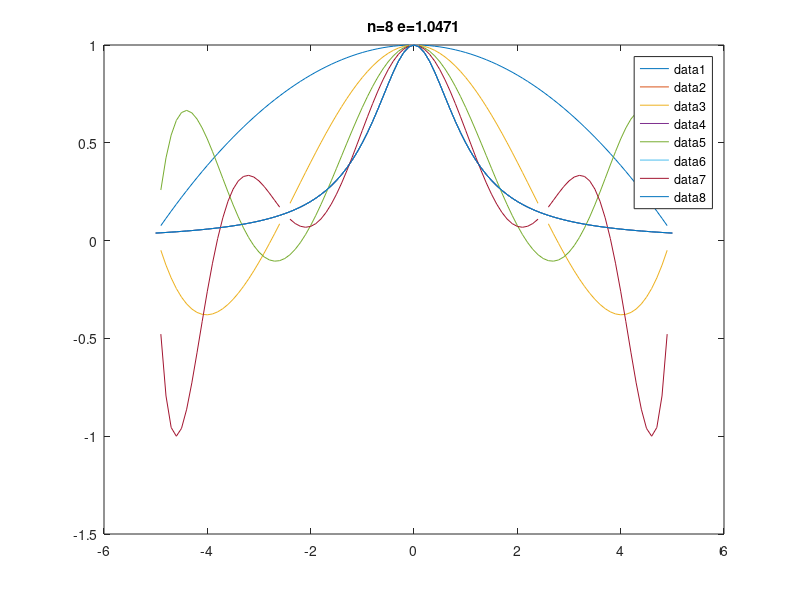

MATLAB code for this plot:
## Functions z(Ai) is used for computing L(lagrange)

##1
clear

##sum from 1 to n with i != j
function z = Ai(i,x)
  m = length(x);
  p = 1;
for j = 1:m
  if i~=j
    p = p*(x(i)-x(j));
  endif
end
z = 1/p; ## inverse the result
endfunction

%%Lmf(x)
%%x = xx is my input
%%xi = x(i)
function L = lagrange(x,y,xx)  

m = length(x);
P = zeros(1,m);
N = length(xx);
L = zeros(1,N);
for j = 1:N
  s1 = 0;
  s2 = 0;
  for i = 1:m
    P(i) = Ai(i,x);
  s1 = s1 + P(i)*y(i)/(xx(j)-x(i));
  s2 = s2 + P(i)/(xx(j)-x(i));
endfor
L(j) = s1/s2;
end
endfunction

x = 1930:10:1980; ## years going from 10 to 10
y = [123203, 131669, 150697, 179323, 203212, 226505]; ##values from the table
xx = [1955,1995]; ## required years
  
disp("Ex 1 : ")  
result = lagrange(x,y,xx);
disp("For 1955 : ");
disp(floor(result(1)));
disp("For 1995 : ");
disp(floor(result(2)));
disp("\n")

##2
clear


function z = Ai(i,x)
  m = length(x);
  p = 1;
for j = 1:m
  if i~=j
    p = p*(x(i)-x(j));
  endif
end
z = 1/p;
endfunction

function L = lagrange(x,y,xx)  

m = length(x);
P = zeros(1,m);
N = length(xx);
L = zeros(1,N);
for j = 1:N
  s1 = 0;
  s2 = 0;
  for i = 1:m
    P(i) = Ai(i,x);
  s1 = s1 + P(i)*y(i)/(xx(j)-x(i));
  s2 = s2 + P(i)/(xx(j)-x(i));
endfor
L(j) = s1/s2;
end
endfunction

x = [225 256 289]; 
y = [15 16 17];
xx = [115];

disp("Ex 2 :")  
lagrange(x,y,xx)
disp("\n")

##3
clear


function z = Ai(i,x)
  m = length(x);
  p = 1;
for j = 1:m
  if i~=j
    p = p*(x(i)-x(j));
  endif
end
z = 1/p;
endfunction

function L = lagrange(x,y,xx)  

m = length(x);
P = zeros(1,m);
N = length(xx);
L = zeros(1,N);
for j = 1:N
  s1 = 0;
  s2 = 0;
  for i = 1:m
    P(i) = Ai(i,x);
  s1 = s1 + P(i)*y(i)/(xx(j)-x(i));
  s2 = s2 + P(i)/(xx(j)-x(i));
endfor
L(j) = s1/s2;
end
endfunction

disp("Ex 3 : ")

f = @(a) (1 + cos(pi*a)) ./ (1 + a); ## lambda of function

x = linspace(0, 10, 21); ## computing function for the equally spaced points
y = f(x); 

xx = linspace(0, 10, 100); ## take another 10 points qually spaced

plot(xx, f(xx)); ## initial function ploting
hold on; ## wait for plot to be overriden

L = lagrange(x, y, xx); ## apply lagrange interpolation

plot(xx, L,'r');   ##plot on the same table
hold off;
##the aproximation becomes more different as we continue


##4

clear 

function z = compute_A_i(i,x)
  m = length(x);
  p = 1;
  for j = 1:m
    if i~=j
      p = p*(x(i)-x(j));
    endif
  end
  z = 1/p;
endfunction

function L = lagrange(x,y,xx)  
  m = length(x);
  P = zeros(1,m);
  N = length(xx);
  L = zeros(1,N);
  for j = 1:N
    s1 = 0;
    s2 = 0;
    for i = 1:m
      P(i) = compute_A_i(i,x);
    s1 = s1 + P(i)*y(i)/(xx(j)-x(i));
    s2 = s2 + P(i)/(xx(j)-x(i));
  endfor
  L(j) = s1/s2;
  end
endfunction

f = @(a) 1 ./ (1 + a .^ 2);

function max = compute_error_n(f, y, n, L) ##compute error with the formula
  max = 0;
  for i = 1:100
    calcul = abs(f(i / 10 - 5) - L(i));
    if (calcul > max)
      max = calcul;
    endif
  endfor
endfunction

%% max

N = 2:2:8;
for n = N
  x = linspace(-5, 5, n + 1);
  y = f(x);
  xx = -5:0.1:5;
  L = lagrange(x, y, xx);
  e = compute_error_n(f, y, n, L) ##display error
  plot(xx, L);
  hold on;
  plot(xx, f(xx)); ## if we wanna see function with error
  legend;
  title(strcat("n=", num2str(n), " e=", num2str(e)))
endfor
